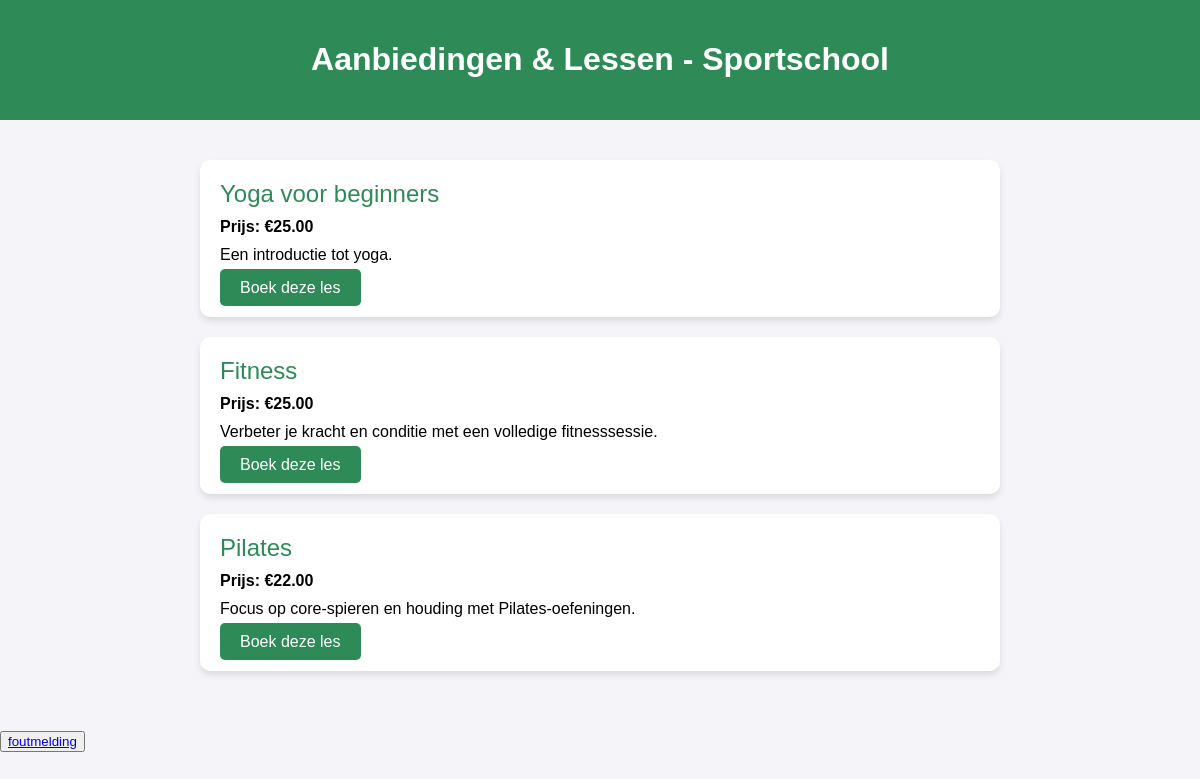
Page /lessons.php on the committed database.
### tables this page shows
CREATE TABLE lessons (
    id INT AUTO_INCREMENT PRIMARY KEY,        
    title VARCHAR(255) NOT NULL,              
    description TEXT NOT NULL,                
    price DECIMAL(8,2) NOT NULL              
);

### lessons.php (the view, shortened to what this page needs)
<?php
include 'config.php';
$stmt = $pdo->query("SELECT * FROM lessons");
$lessons = $stmt->fetchAll(PDO::FETCH_ASSOC);
?>
<!DOCTYPE html>
<html lang="nl">
<head>
<link rel="stylesheet" href="stylelessen.css">
</head>
<body>
<header>
    <h1>Aanbiedingen & Lessen - Sportschool</h1>
</header>
<div class="container">
    <?php foreach ($lessons as $lesson): ?>
        <div class="lesson-card">
            <div class="lesson-title"><?= htmlspecialchars($lesson['title']) ?></div>
            <div class="lesson-price">Prijs: €<?= $lesson['price'] ?></div>
            <div class="lesson-description"><?= htmlspecialchars($lesson['description']) ?></div>
            <a class="book-button" href="book.php?id=<?= $lesson['id'] ?>">Boek deze les</a>
        </div>
    <?php endforeach; ?>
</div>
<button class="foute-userstory"><a href="foutiefeuserstory.html">foutmelding</a></button>
</body>
</html>

### stylelessen.css (style rules this page uses)
body { font-family: Arial, sans-serif; background-color: #f4f4f9; margin: 0; padding: 0; }
header { background-color: #2e8b57; color: white; padding: 20px; text-align: center; }
.container { max-width: 800px; margin: 30px auto; padding: 10px; }
.lesson-card { background-color: white; border-radius: 10px; padding: 20px; margin-bottom: 20px; box-shadow: 0px 4px 6px rgba(0,0,0,0.1); transition: transform 0.2s; }
.lesson-title { font-size: 1.5em; margin-bottom: 10px; color: #2e8b57; }
.lesson-price { font-weight: bold; margin-bottom: 10px; }
.lesson-description { margin-bottom: 15px; }
.book-button { background-color: #2e8b57; color: white; padding: 10px 20px; text-decoration: none; border-radius: 5px; }
.foute-userstory { color: red; padding: auto; }

### rows in the picture
lessons: title "Yoga voor beginners", price "25.00", description "Een introductie tot yoga."
lessons: title "Fitness", price "25.00", description "Verbeter je kracht en conditie met een volledige fitnesssessie."
lessons: title "Pilates", price "22.00", description "Focus op core-spieren en houding met Pilates-oefeningen."
